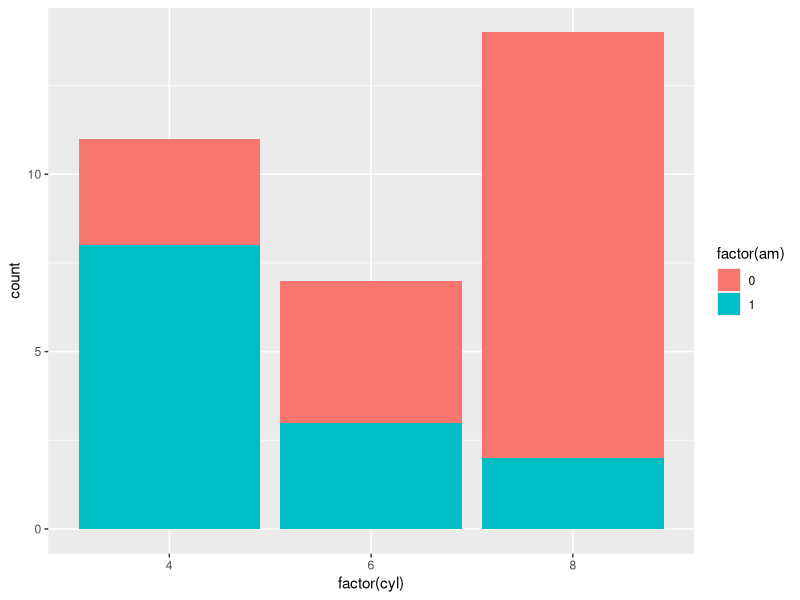
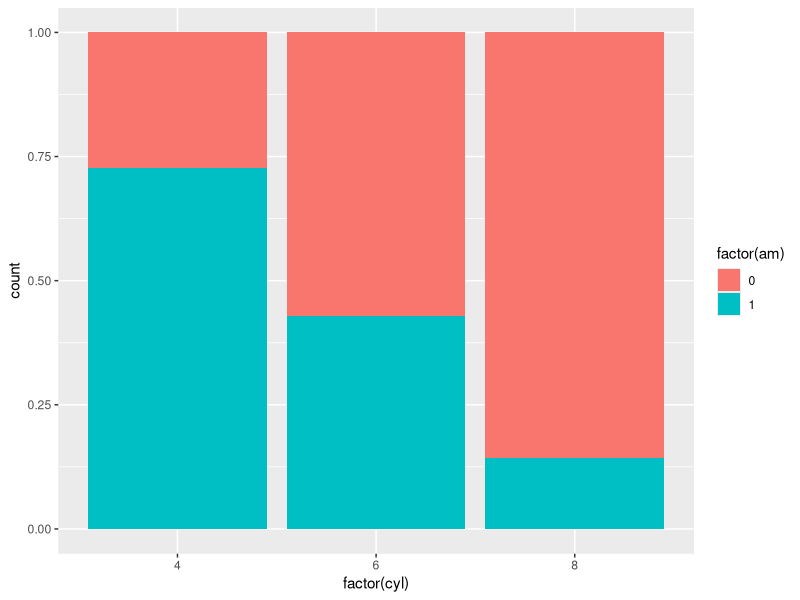
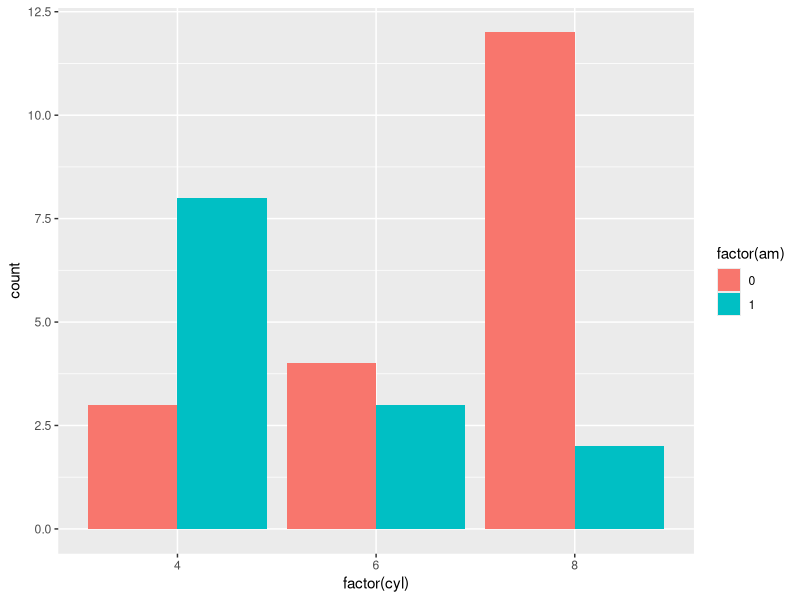
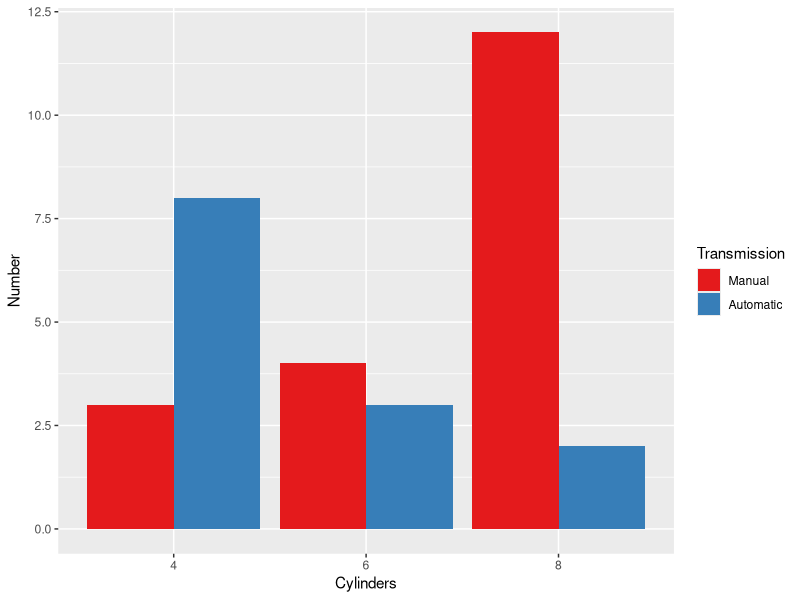
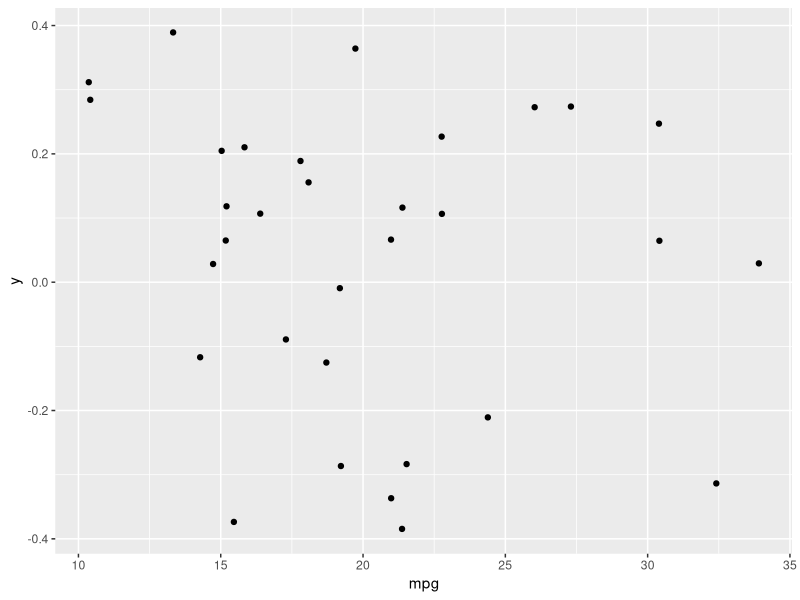
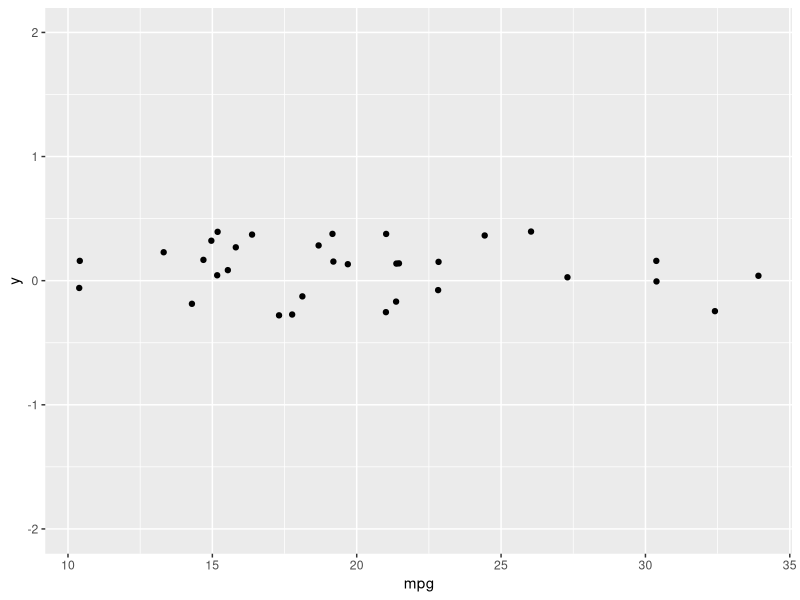

The R script that drew these images, in order:
## ---- chunk 1
library(ggplot2)
## ---- chunk 2
cyl.am <- ggplot(mtcars, aes(x = factor(cyl), fill = factor(am)))
## ---- chunk 3
cyl.am + 
  geom_bar()
## ---- chunk 4
cyl.am + 
  geom_bar(position = "fill")
## ---- chunk 5
cyl.am +
  geom_bar(position = "dodge") 
## ---- chunk 6
val = c("#E41A1C", "#377EB8")
lab = c("Manual", "Automatic")
cyl.am +
  geom_bar(position = "dodge") +
  scale_x_discrete("Cylinders") + 
  scale_y_continuous("Number") +
  scale_fill_manual("Transmission", 
                    values = val,
                    labels = lab)
## ---- chunk 7
ggplot(mtcars, aes(x = mpg, y = 0)) +
  geom_jitter()
## ---- chunk 8
ggplot(mtcars, aes(x = mpg, y = 0)) +
  geom_jitter() + 
  scale_y_continuous(limits = c(-2,2))
